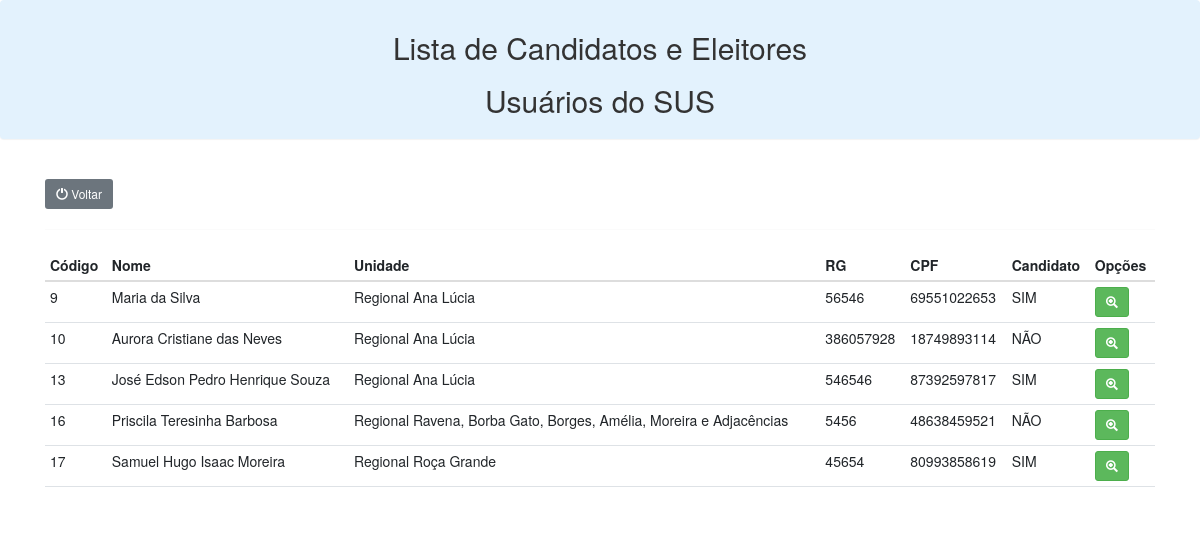
The app's page /lista1.php with its own data.
### tables this page shows
CREATE TABLE IF NOT EXISTS `cadastro` (
  `ID` int NOT NULL AUTO_INCREMENT,
  `CATEGORIA` char(1) NOT NULL,
  `CANDIDATO` char(1) NOT NULL,
  `SUS_UNIDADE` varchar(80) DEFAULT NULL,
  `SUS_NOME` varchar(120) DEFAULT NULL,
  `SUS_RG` varchar(15) DEFAULT NULL,
  `SUS_CPF` varchar(11) DEFAULT NULL,
  `SUS_DATANASC` date DEFAULT NULL,
  `SUS_ENDER` varchar(100) DEFAULT NULL,
  `SUS_BAIRRO` varchar(100) DEFAULT NULL,
  `SUS_CARTAOSUS` varchar(15) DEFAULT NULL,
  `SUS_NATURALIDADE` varchar(50) DEFAULT NULL,
  `SUS_ESCOLARIDADE` varchar(50) DEFAULT NULL,
  `TRABSUS_NOME` varchar(120) DEFAULT NULL,
  `TRABSUS_RG` varchar(15) DEFAULT NULL,
  `TRABSUS_CPF` varchar(11) DEFAULT NULL,
  `TRABSUS_DATANASC` date DEFAULT NULL,
  `TRABSUS_ENDER` varchar(100) DEFAULT NULL,
  `TRABSUS_BAIRRO` varchar(100) DEFAULT NULL,
  `TRASUS_ESTABELECIMENTO` varchar(100) DEFAULT NULL,
  `TRABSUS_ENDERLOCALTRAB` varchar(100) DEFAULT NULL,
  `TRAB_SUS_VINCULO` varchar(80) DEFAULT NULL,
  `TRABSUS_ESCOLARIDADE` varchar(50) DEFAULT NULL,
  `TRASUS_CARGO` varchar(80) DEFAULT NULL,
  `ORG_NOMEORG` varchar(100) DEFAULT NULL,
  `ORG_ENDERORG` varchar(100) DEFAULT NULL,
  `ORG_TELEFONE` varchar(15) DEFAULT NULL,
  `ORG_EMAIL` varchar(150) DEFAULT NULL,
  `ORG_CNPJ` varchar(14) DEFAULT NULL,
  `ORG_FUNDACAO` date DEFAULT NULL,
  `ORG_NOMEREPRESENTANTE` varchar(120) DEFAULT NULL,
  `ORG_ENDERREPRE` varchar(100) DEFAULT NULL,
  `ORG_FONEREPRE` varchar(15) DEFAULT NULL,
  `ORG_EMAILREPRE` varchar(150) DEFAULT NULL,
  `ORG_ESCOLARIDADEREPRE` varchar(50) DEFAULT NULL,
  `ORG_RGREPRE` varchar(15) DEFAULT NULL,
  `ORG_CPFREPRE` varchar(11) DEFAULT NULL,
  `ORG_DATANASCREPRE` date DEFAULT NULL,
  `ORG_CARGOREPRE` varchar(80) DEFAULT NULL,
  `APRESENTACAO` blob,
  `FOTO` varchar(255) DEFAULT NULL,
  `VOTOU` char(1) DEFAULT NULL,
  PRIMARY KEY (`ID`)
);

### lista1.php (the view, shortened to what this page needs)
<!doctype html>
<html lang="en">
<head>
    <link rel="stylesheet" href="https://cdn.jsdelivr.net/npm/bootstrap@5.3.0-alpha1/dist/css/bootstrap.min.css">
    <link rel="stylesheet" href="https://maxcdn.bootstrapcdn.com/bootstrap/3.3.7/css/bootstrap.min.css">
    <link href="https://nightly.datatables.net/css/jquery.dataTables.css" rel="stylesheet" type="text/css" />
</head>
<body>
    <div class="panel panel-light" style="background-color: #e3f2fd;">
        <div class="panel-heading text-center">
            <h2>Lista de Candidatos e Eleitores </h2>
            <h2>Usuários do SUS</h2>
        </div>
    </div>
    <br>
    <div class="container -my5">
        <a class="btn btn-secondary btn-sm" href="/conselhosaude/lista.php"><span class="glyphicon glyphicon-off"></span> Voltar</a>
        <hr>
        <table class="table display table-hover  table-condensed tablista">
            <thead class="thead-dark">
                <tr>
                    <th scope="col">Código</th>
                    <th scope="col">Nome</th>
                    <th scope="col">Unidade</th>
                    <th scope="col">RG</th>
                    <th scope="col">CPF</th>
                    <th scope="col">Candidato</th>
                    <th scope="col">Opções</th>
                </tr>
            </thead>
            <tbody>
                <?php
                $servername = 'localhost';
                $username = 'root';
                $password =  '';
                $database = 'eleicaosaude';
                $conection = new mysqli($servername, $username, $password, $database);
                $c_sql = "SELECT id, sus_nome, sus_rg, sus_cpf, sus_unidade, candidato FROM cadastro where cadastro.categoria='1'";
                $result = $conection->query($c_sql);
                while ($c_linha = $result->fetch_assoc()) {
                    if ($c_linha['candidato'] == 'S') {
                        $c_tipocadastro = "SIM";
                    } else {
                        $c_tipocadastro = "NÃO";
                    }
                    echo "
                    <tr>
                    <td>$c_linha[id]</td>
                    <td>$c_linha[sus_nome]</td>
                    <td>$c_linha[sus_unidade]</td>
                    <td>$c_linha[sus_rg]</td>
                    <td>$c_linha[sus_cpf]</td>
                    <td>$c_tipocadastro</td>
                    <td>
                    <a class='btn btn-success btn-sm' title='Abrir detalahamento do item' href='/conselhosaude/detalhe1.php?id=$c_linha[id]'><span class='glyphicon glyphicon-zoom-in'></span></a>
                    </td>
                    </tr>
                    ";
                }
                ?>
            </tbody>
        </table>
    </div>
</body>
</html>

### records on screen
cadastro: ID "9", SUS_NOME "Maria da Silva", SUS_UNIDADE "Regional Ana Lúcia", SUS_RG "56546", SUS_CPF "69551022653", CANDIDATO "SIM"
cadastro: ID "10", SUS_NOME "Aurora Cristiane das Neves", SUS_UNIDADE "Regional Ana Lúcia", SUS_RG "386057928", SUS_CPF "18749893114", CANDIDATO "NÃO"
cadastro: ID "13", SUS_NOME "José Edson Pedro Henrique Souza", SUS_UNIDADE "Regional Ana Lúcia", SUS_RG "546546", SUS_CPF "87392597817", CANDIDATO "SIM"
cadastro: ID "16", SUS_NOME "Priscila Teresinha Barbosa", SUS_UNIDADE "Regional Ravena, Borba Gato, Borges, Amélia, Moreira e Adjacências", SUS_RG "5456", SUS_CPF "48638459521", CANDIDATO "NÃO"
cadastro: ID "17", SUS_NOME "Samuel Hugo Isaac Moreira", SUS_UNIDADE "Regional Roça Grande", SUS_RG "45654", SUS_CPF "80993858619", CANDIDATO "SIM"
